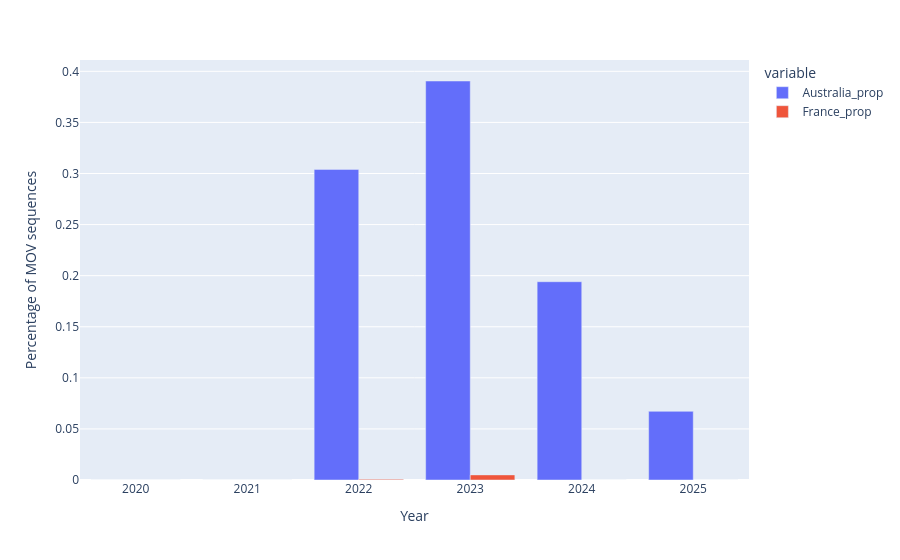

Notebook code cell kept with this figure:
### Code cell
# Same but grouped barplot. France is barely visible
rows = []
Years = [2020, 2021, 2022, 2023, 2024, 2025]
for year in Years:
    df_yr = df[df["date"]==year]
    Mov_pred = (df_yr["LLR"] > 3) & (df_yr["sum_contexts"] > 2)
    rows.append({
        "Australia_prop": Mov_pred[df_yr["country"]=="Australia"].sum()/len(df_yr[df_yr["country"]=="Australia"])*100,
        "France_prop": Mov_pred[df_yr["country"]=="France"].sum()/len(df_yr[df_yr["country"]=="France"])*100,
        "year": year,
    })
plotly_df = pd.DataFrame(rows)  

fig = px.bar(plotly_df, x="year", y=["Australia_prop", "France_prop"],
             barmode = 'group')
fig.update_layout(xaxis_title="Year", yaxis_title="Percentage of MOV sequences")


fig.show() 
fig.write_image("/Users/reem/mov_proportion_aus_france.svg")

### Figure 1 — Plotly figure (JSON) as saved in the notebook; plotly's stock layout.template omitted (floating-point values rounded to 4 significant figures)
{"data": [{"alignmentgroup": "True", "hovertemplate": "variable=Australia_prop<br>year=%{x}<br>value=%{y}<extra></extra>", "legendgroup": "Australia_prop", "marker": {"color": "#636efa", "pattern": {"shape": ""}}, "name": "Australia_prop", "offsetgroup": "Australia_prop", "orientation": "v", "showlegend": true, "textposition": "auto", "type": "bar", "x": [2020, 2021, 2022, 2023, 2024, 2025], "xaxis": "x", "y": [0.0, 0.0, 0.304, 0.3905, 0.1941, 0.06721], "yaxis": "y"}, {"alignmentgroup": "True", "hovertemplate": "variable=France_prop<br>year=%{x}<br>value=%{y}<extra></extra>", "legendgroup": "France_prop", "marker": {"color": "#EF553B", "pattern": {"shape": ""}}, "name": "France_prop", "offsetgroup": "France_prop", "orientation": "v", "showlegend": true, "textposition": "auto", "type": "bar", "x": [2020, 2021, 2022, 2023, 2024, 2025], "xaxis": "x", "y": [0.0, 0.0, 0.0006726, 0.004988, 0.0, 0.0], "yaxis": "y"}], "layout": {"barmode": "group", "legend": {"title": {"text": "variable"}, "tracegroupgap": 0}, "margin": {"t": 60}, "xaxis": {"anchor": "y", "domain": [0, 1], "title": {"text": "Year"}}, "yaxis": {"anchor": "x", "domain": [0, 1], "title": {"text": "Percentage of MOV sequences"}}}}
